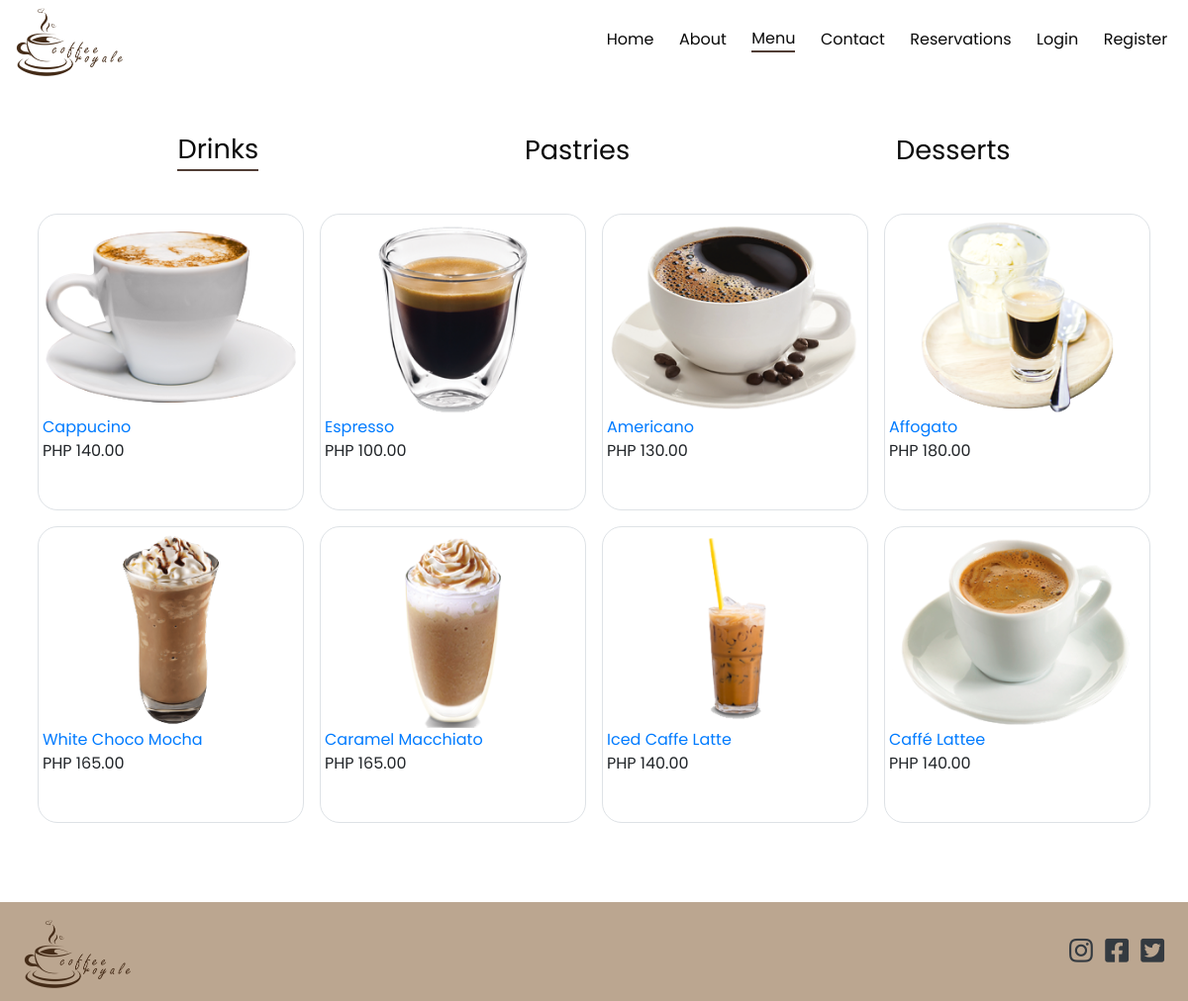
Page /menu.php on the committed database.
### tables this page shows
CREATE TABLE `products` (
  `id` int(11) NOT NULL,
  `name` varchar(50) NOT NULL,
  `slug` varchar(50) NOT NULL,
  `image` varchar(50) NOT NULL,
  `price` double NOT NULL,
  `description` text NOT NULL,
  `category_id` int(11) NOT NULL
);

### app/config/Config.php (called while the page is built, shortened)
<?php
class Connection
{
    public $conn;
    public function __construct()
    {
        try {
            $dsn = 'mysql:host=' . HOST . ';dbname=' . DB_NAME;
            $this->conn = new PDO($dsn, USERNAME, PASSWORD);
            $this->conn->setAttribute(PDO::ATTR_DEFAULT_FETCH_MODE, PDO::FETCH_OBJ);
            $this->conn->setAttribute(PDO::ATTR_EMULATE_PREPARES, false);
        } catch (PDOException $e) {
            echo "Error!: " . $e->getMessage() . "<br/>";
            die();
        }
        return $this->conn;
    }
}

### app/controllers/ProductController.php (called while the page is built, shortened)
<?php
class Products extends Connection
{
    public function getDrinks()
    {
        $sql = "SELECT * FROM categories WHERE name=:drinks";
        $stmt = $this->conn->prepare($sql);
        $stmt->execute(['drinks' => 'drinks']);
        $drink = $stmt->fetch();
        $category_id = $drink->id;
        $sql = "SELECT * FROM products WHERE category_id=:category_id";
        $stmt = $this->conn->prepare($sql);
        $stmt->execute(['category_id' => $category_id]);
        $drinks = $stmt->fetchAll();
        return $drinks;
    }
}

### app/helpers/showPrice.php (called while the page is built)
<?php
function showPrice($price)
{
    return 'PHP ' . number_format((float)$price, 2, '.', '');
}

### menu.php (the view, shortened to what this page needs)
<?php
$product = new Products();
$drinks = $product->getDrinks();
?>
<?php require_once BASE . '/app/includes/header.php' ?>
<div class="wrapper">
    <div class="menu-page">
        <nav class="menu-nav">
            <div class="container">
                <ul>
                    <li class="<?php echo (strpos(CURRENT_URL, 'menu') !== false) ? 'active' : '' ?>">
                        <a href="menu.php">Drinks</a>
                    </li>
                    <li class="<?php echo (strpos(CURRENT_URL, 'pastries') !== false) ? 'active' : '' ?>">
                        <a href="pastries.php">Pastries</a>
                    </li>
                    <li class="<?php echo (strpos(CURRENT_URL, 'desserts') !== false) ? 'active' : '' ?>">
                        <a href="desserts.php">Desserts</a>
                    </li>
                </ul>
            </div>
        </nav>
        <div class="container mt-3 mb-5">
            <div class="row ">
                <?php if ($drinks) : ?>
                    <?php foreach ($drinks as $drink) : ?>
                        <div class="col-lg-3 col-md-4 col-sm-6 p-2">
                            <div class="border p-1 product-img" style="min-height: 300px">
                                <div class="img-container">
                                    <a href="product_detail.php?id=<?php echo $drink->id ?>?category=menu?name=<?php echo strtolower($drink->name) ?>">
                                        <img src="<?php echo  'assets/img/product_images/' . $drink->image ?>" class="img-fluid" alt="image" width="100%">
                                    </a>
                                </div>
                                <a href="product_detail.php?id=<?php echo $drink->id ?>?category=menu?name=<?php echo strtolower($drink->name) ?>">
                                    <?php echo $drink->name ?>
                                </a>
                                <p><?php echo showPrice($drink->price) ?></p>
                            </div>
                        </div>
                    <?php endforeach; ?>
                <?php else : ?>
                    <h2 class="text-secondary text-center mx-auto">No drinks yet</h2>
                <?php endif; ?>
            </div>
        </div>
    </div>
</div>
<?php include 'app/includes/footer.php' ?>

### assets/css/main.css (style rules this page uses)
* { margin: 0; padding: 0; -webkit-box-sizing: border-box; box-sizing: border-box; }
body { font-family: "Poppins", sans-serif; scroll-behavior: smooth; overflow-x: hidden; }
a { text-decoration: none; }
li { list-style: none; }

### assets/css/sub-main.css (style rules this page uses)
.menu-page { width: 100%; min-height: 100vh; }
.menu-nav { margin-top: 2rem; width: 100%; min-height: 10vh; display: -webkit-box; display: -ms-flexbox; display: flex; -webkit-box-align: center; -ms-flex-align: center; align-items: center; -webkit-box-pack: center; -ms-flex-pack: center; justify-content: center; }
.menu-nav .container { width: 100%; height: 100%; }
.menu-nav .container ul { width: 100%; height: 100%; display: -webkit-box; display: -ms-flexbox; display: flex; -ms-flex-pack: distribute; justify-content: space-around; -webkit-box-align: center; -ms-flex-align: center; align-items: center; padding-top: 1rem; }
.menu-nav .container ul li a { color: #0a0a0a; text-decoration: none; font-size: 1.7rem; }
.menu-nav .container ul li.active { border-bottom: 2px solid #503d35; }
.product-img { border-radius: 20px; -webkit-transition: 0.3s ease-in-out; transition: 0.3s ease-in-out; }

### assets/css/reservation.css (style rules this page uses)
p { margin-top: 0; margin-bottom: 1rem; }

### rows in the picture
products: image (picture), name "Cappucino", price "PHP 140.00"
products: image (picture), name "Espresso", price "PHP 100.00"
products: image (picture), name "Americano", price "PHP 130.00"
products: image (picture), name "Affogato", price "PHP 180.00"
products: image (picture), name "White Choco Mocha", price "PHP 165.00"
products: image (picture), name "Caramel Macchiato", price "PHP 165.00"
products: image (picture), name "Iced Caffe Latte", price "PHP 140.00"
products: image (picture), name "Caffé Lattee", price "PHP 140.00"
